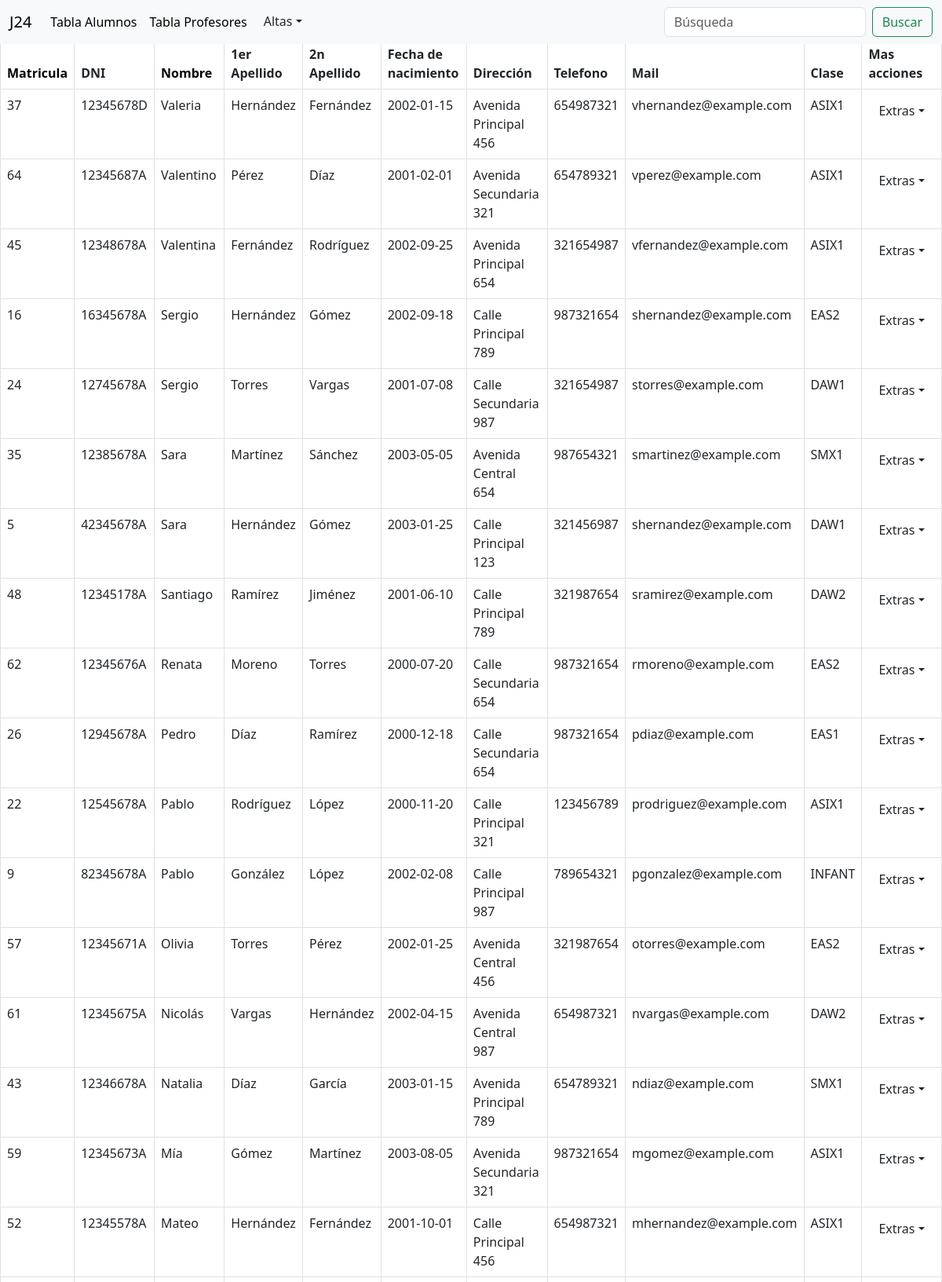
The app's page /views/view1.php?orderBy=nombre (signed in, upper part) with its own data.
### tables this page shows
CREATE TABLE TB_ALUMNOS (
Matricula INT NOT NULL PRIMARY KEY AUTO_INCREMENT,
DNI VARCHAR(9) NULL,
Nombre VARCHAR(15) NULL,
Apellidoalumno VARCHAR(30) NULL,
Apellido2alumno VARCHAR(30) NULL,
FechaNacimiento DATE NULL,
Dirección VARCHAR(30) NULL,
Telefono VARCHAR(9) NULL,
Email VARCHAR(50) NULL,
IdClase INT NULL,
CONSTRAINT IdClase1 FOREIGN KEY (IdClase)
REFERENCES TB_CLASE (IdClase)
);

CREATE TABLE TB_CLASE (
IdClase INT NOT NULL PRIMARY KEY AUTO_INCREMENT,
Nombreclase VARCHAR(50) NULL,
IdCiclo INT NULL,
Tutor INT NULL,
CONSTRAINT IdProfesor1 FOREIGN KEY (Tutor)
REFERENCES TB_PROFESOR (IdProfesor),
CONSTRAINT IdCiclo1 FOREIGN KEY (IdCiclo)
REFERENCES TB_CICLO (IdCiclo)
);

### views/view1.php (the view, shortened to what this page needs)
<?php
include  "../includes/conexion.php";
?>
<!DOCTYPE html>
<html lang="en">
<head>
    <link rel="stylesheet" href="../css/styles.css">
    <link href="https://cdn.jsdelivr.net/npm/bootstrap@5.3.0-alpha3/dist/css/bootstrap.min.css" rel="stylesheet">
</head>
<body>
<nav class="navbar navbar-expand-lg bg-body-tertiary fixed-top">
    <div class="container-fluid">
        <a class="navbar-brand" href="#">J24</a>
        <div class="collapse navbar-collapse" id="navbarSupportedContent">
            <ul class="navbar-nav me-auto mb-2 mb-lg-0">
                <li class="nav-item">
                <a class="nav-link active" aria-current="page" href="#" onclick="showAlumnosTable()">Tabla Alumnos</a>
                </li>
                <li class="nav-item">
                    <a class="nav-link active" href="#" onclick="showProfesoresTable()">Tabla Profesores</a>
                </li>
                <li class="nav-item dropdown">
                <div class="btn-group">
                    <button class="btn dropdown-toggle" type="button" data-bs-toggle="dropdown" aria-expanded="page">Altas</button>
                </div>
                </li>
            </ul>
            <form class="d-flex" role="search" method="GET" action="<?php echo $_SERVER['PHP_SELF']; ?>">
                <input class="form-control me-2" type="search" name="search" placeholder="Búsqueda" aria-label="Search" value="<?php echo isset($_GET['search']) ? $_GET['search'] : ''; ?>">
                <button class="btn btn-outline-success" type="submit" name="submit">Buscar</button>
            </form>
        </div>
    </div>
</nav>
<br>
<br>
<table class="table table-bordered" id="tablaAlumnos" onclick="showAlumnosTable()" style="display: none;" >
    <thead>
        <tr>
            <th><a href="?orderBy=<?php echo (isset($_GET['orderBy']) && $_GET['orderBy'] === 'matricula') ? 'matricula_desc' : 'matricula'; ?>" class="no-decoration" onclick="showAlumnosTable()">Matricula</a></th>
            <th>DNI</th>
            <th><a href="?orderBy=<?php echo (isset($_GET['orderBy']) && $_GET['orderBy'] === 'nombre') ? 'nombre_desc' : 'nombre'; ?>" class="no-decoration" onclick="showAlumnosTable()">Nombre</a></th>
            <th>1er Apellido</th>
            <th>2n Apellido</th>
            <th>Fecha de nacimiento</th>
            <th>Dirección</th>
            <th>Telefono</th>
            <th>Mail</th>
            <th>Clase</th>
            <th>Mas acciones</th>
        </tr>
    </thead>
    <tbody>
    <?php
    $search = isset($_GET['search']) ? $_GET['search'] : '';
            if (!empty($search)) {
                $consulta = "SELECT a.Matricula, a.DNI, a.Nombre, a.Apellidoalumno, a.Apellido2alumno, a.FechaNacimiento, a.Dirección, a.Telefono, a.Email, c.Nombreclase
                FROM TB_ALUMNOS a
                INNER JOIN TB_CLASE c ON c.IdClase = a.IdClase WHERE Nombre LIKE '%$search%' OR Apellidoalumno LIKE '%$search%' OR DNI LIKE '%$search%' OR Apellido2alumno LIKE '%$search%' OR Dirección LIKE '%$search%' OR Telefono LIKE '%$search%' OR Email LIKE '%$search%' ";
                $resultado = $mysqli->query($consulta);
                $hideTable = true;
            } else if (isset($_GET['orderBy']) && $_GET['orderBy'] === 'nombre' ) {
                $consulta = "SELECT a.Matricula, a.DNI, a.Nombre, a.Apellidoalumno, a.Apellido2alumno, a.FechaNacimiento, a.Dirección, a.Telefono, a.Email, c.Nombreclase
                FROM TB_ALUMNOS a
                INNER JOIN TB_CLASE c ON c.IdClase = a.IdClase WHERE Nombre LIKE '%$search%' OR Apellidoalumno LIKE '%$search%' OR DNI LIKE '%$search%' OR Apellido2alumno LIKE '%$search%' OR Dirección LIKE '%$search%' OR Telefono LIKE '%$search%' OR Email LIKE '%$search%' ORDER BY Nombre DESC ";
            } else if (isset($_GET['orderBy']) && $_GET['orderBy'] === 'nombre_desc') {
                $consulta = "SELECT a.Matricula, a.DNI, a.Nombre, a.Apellidoalumno, a.Apellido2alumno, a.FechaNacimiento, a.Dirección, a.Telefono, a.Email, c.Nombreclase
                FROM TB_ALUMNOS a
                INNER JOIN TB_CLASE c ON c.IdClase = a.IdClase WHERE Nombre LIKE '%$search%' OR Apellidoalumno LIKE '%$search%' OR DNI LIKE '%$search%' OR Apellido2alumno LIKE '%$search%' OR Dirección LIKE '%$search%' OR Telefono LIKE '%$search%' OR Email LIKE '%$search%' ORDER BY Nombre ASC ";
                $resultado = $mysqli->query($consulta);
                $hideTable = true;
            } else if (isset($_GET['orderBy']) && $_GET['orderBy'] === 'matricula') {
                $consulta = "SELECT a.Matricula, a.DNI, a.Nombre, a.Apellidoalumno, a.Apellido2alumno, a.FechaNacimiento, a.Dirección, a.Telefono, a.Email, c.Nombreclase
                FROM TB_ALUMNOS a
                INNER JOIN TB_CLASE c ON c.IdClase = a.IdClase WHERE Nombre LIKE '%$search%' OR Apellidoalumno LIKE '%$search%' OR DNI LIKE '%$search%' OR Apellido2alumno LIKE '%$search%' OR Dirección LIKE '%$search%' OR Telefono LIKE '%$search%' OR Email LIKE '%$search%' ORDER BY Matricula DESC ";
                $resultado = $mysqli->query($consulta);
                $hideTable = true;
            } else if (isset($_GET['orderBy']) && $_GET['orderBy'] === 'matricula_desc') {
                $consulta = "SELECT a.Matricula, a.DNI, a.Nombre, a.Apellidoalumno, a.Apellido2alumno, a.FechaNacimiento, a.Dirección, a.Telefono, a.Email, c.Nombreclase
                FROM TB_ALUMNOS a
                INNER JOIN TB_CLASE c ON c.IdClase = a.IdClase WHERE Nombre LIKE '%$search%' OR Apellidoalumno LIKE '%$search%' OR DNI LIKE '%$search%' OR Apellido2alumno LIKE '%$search%' OR Dirección LIKE '%$search%' OR Telefono LIKE '%$search%' OR Email LIKE '%$search%'  ORDER BY Matricula ASC ";
                $resultado = $mysqli->query($consulta);
                $hideTable = true;
            } else {
                $consulta = "SELECT a.Matricula, a.DNI, a.Nombre, a.Apellidoalumno, a.Apellido2alumno, a.FechaNacimiento, a.Dirección, a.Telefono, a.Email, c.Nombreclase
                FROM TB_ALUMNOS a
                INNER JOIN TB_CLASE c ON c.IdClase = a.IdClase  ";
                $_SESSION['primeraVez'] = false;
                $resultado = $mysqli->query($consulta);
            }
            $resultado = $mysqli->query($consulta);
    if ($resultado->num_rows == 0) {
        echo '<tr><td colspan="11" style="vertical-align: middle;">No se encontraron resultados <button class="btn" style="margin-left: 60%;" onclick="mostrarTablaPorDefecto()">Mostrar todos los datos de la tabla</button></td></tr>';
    } else {
        $alu=0;
            while ($row = $resultado->fetch_array()) {
                $fila = "<tr>";
                $fila .= "<td id='alu_matricula_".$alu."'>" . $row["Matricula"] . "</td>";
                $fila .= "<td id='alu_dni_".$alu."'>" . $row["DNI"] . "</td>";
                $fila .= "<td id='alu_nombre_".$alu."'>" . $row["Nombre"] . "</td>";
                $fila .= "<td id='alu_apellido_".$alu."'>" . $row["Apellidoalumno"] . "</td>";
                $fila .= "<td id='alu_apellido2_".$alu."'>" . $row["Apellido2alumno"] . "</td>";
                $fila .= "<td id='alu_edad_".$alu."'>" . $row["FechaNacimiento"] . "</td>";
                $fila .= "<td id='alu_direccion_".$alu."'>" . $row["Dirección"] . "</td>";
                $fila .= "<td id='alu_telefono_".$alu."'>" . $row["Telefono"] . "</td>";
                $fila .= "<td id='alu_email_".$alu."'>" . $row["Email"] . "</td>";
                $fila .= "<td id='alu_clase_".$alu."'>" . $row["Nombreclase"] . "</td>";
                $fila .= "<td>
                    <div class='btn-group'>
                        <button class='btn dropdown-toggle' type='button' data-bs-toggle='dropdown' aria-expanded='page'>Extras</button>
                        <ul class='dropdown-menu' aria-labelledby='dropdownMenuButton'>
                            <li><a class='dropdown-item' onclick='getDataAlu(".$alu.")' data-bs-toggle='modal' data-bs-target='#EditarformularioAlumno'>Editar Alumnos</a></li>
                            <li><a class='dropdown-item' href='../includes/eliminarAlumno.php?id_alu=" . $row['Matricula'] . "' data-bs-toggle='modal'>Eliminar Alumno</a></li>
                        </ul>
                    </div>
                </td>";
                $fila .= "</tr>";
                echo $fila;
            }
    }
?>
    </tbody>
</table>
</body>
</html>

### css/styles.css (style rules this page uses)
html { height: 100%; }
.btn { color: white; font-size: 20px; background-color: rgba(0, 0, 0, 0); border: none; }
.no-decoration { text-decoration: none; color: black; }

### records on screen
tb_alumnos: Matricula "37", DNI "12345678D", Nombre "Valeria", Apellidoalumno "Hernández", Apellido2alumno "Fernández", FechaNacimiento "2002-01-15", Dirección "Avenida Principal 456", Telefono "654987321", Email "vhernandez@example.com", IdClase.Nombreclase "ASIX1"
tb_alumnos: Matricula "64", DNI "12345687A", Nombre "Valentino", Apellidoalumno "Pérez", Apellido2alumno "Díaz", FechaNacimiento "2001-02-01", Dirección "Avenida Secundaria 321", Telefono "654789321", Email "vperez@example.com", IdClase.Nombreclase "ASIX1"
tb_alumnos: Matricula "45", DNI "12348678A", Nombre "Valentina", Apellidoalumno "Fernández", Apellido2alumno "Rodríguez", FechaNacimiento "2002-09-25", Dirección "Avenida Principal 654", Telefono "321654987", Email "vfernandez@example.com", IdClase.Nombreclase "ASIX1"
tb_alumnos: Matricula "16", DNI "16345678A", Nombre "Sergio", Apellidoalumno "Hernández", Apellido2alumno "Gómez", FechaNacimiento "2002-09-18", Dirección "Calle Principal 789", Telefono "987321654", Email "shernandez@example.com", IdClase.Nombreclase "EAS2"
tb_alumnos: Matricula "24", DNI "12745678A", Nombre "Sergio", Apellidoalumno "Torres", Apellido2alumno "Vargas", FechaNacimiento "2001-07-08", Dirección "Calle Secundaria 987", Telefono "321654987", Email "storres@example.com", IdClase.Nombreclase "DAW1"
tb_alumnos: Matricula "35", DNI "12385678A", Nombre "Sara", Apellidoalumno "Martínez", Apellido2alumno "Sánchez", FechaNacimiento "2003-05-05", Dirección "Avenida Central 654", Telefono "987654321", Email "smartinez@example.com", IdClase.Nombreclase "SMX1"
tb_alumnos: Matricula "5", DNI "42345678A", Nombre "Sara", Apellidoalumno "Hernández", Apellido2alumno "Gómez", FechaNacimiento "2003-01-25", Dirección "Calle Principal 123", Telefono "321456987", Email "shernandez@example.com", IdClase.Nombreclase "DAW1"
tb_alumnos: Matricula "48", DNI "12345178A", Nombre "Santiago", Apellidoalumno "Ramírez", Apellido2alumno "Jiménez", FechaNacimiento "2001-06-10", Dirección "Calle Principal 789", Telefono "321987654", Email "sramirez@example.com", IdClase.Nombreclase "DAW2"
tb_alumnos: Matricula "62", DNI "12345676A", Nombre "Renata", Apellidoalumno "Moreno", Apellido2alumno "Torres", FechaNacimiento "2000-07-20", Dirección "Calle Secundaria 654", Telefono "987321654", Email "rmoreno@example.com", IdClase.Nombreclase "EAS2"
tb_alumnos: Matricula "26", DNI "12945678A", Nombre "Pedro", Apellidoalumno "Díaz", Apellido2alumno "Ramírez", FechaNacimiento "2000-12-18", Dirección "Calle Secundaria 654", Telefono "987321654", Email "pdiaz@example.com", IdClase.Nombreclase "EAS1"
tb_alumnos: Matricula "22", DNI "12545678A", Nombre "Pablo", Apellidoalumno "Rodríguez", Apellido2alumno "López", FechaNacimiento "2000-11-20", Dirección "Calle Principal 321", Telefono "123456789", Email "prodriguez@example.com", IdClase.Nombreclase "ASIX1"
tb_alumnos: Matricula "9", DNI "82345678A", Nombre "Pablo", Apellidoalumno "González", Apellido2alumno "López", FechaNacimiento "2002-02-08", Dirección "Calle Principal 987", Telefono "789654321", Email "pgonzalez@example.com", IdClase.Nombreclase "INFANT"
tb_alumnos: Matricula "57", DNI "12345671A", Nombre "Olivia", Apellidoalumno "Torres", Apellido2alumno "Pérez", FechaNacimiento "2002-01-25", Dirección "Avenida Central 456", Telefono "321987654", Email "otorres@example.com", IdClase.Nombreclase "EAS2"
tb_alumnos: Matricula "61", DNI "12345675A", Nombre "Nicolás", Apellidoalumno "Vargas", Apellido2alumno "Hernández", FechaNacimiento "2002-04-15", Dirección "Avenida Central 987", Telefono "654987321", Email "nvargas@example.com", IdClase.Nombreclase "DAW2"
tb_alumnos: Matricula "43", DNI "12346678A", Nombre "Natalia", Apellidoalumno "Díaz", Apellido2alumno "García", FechaNacimiento "2003-01-15", Dirección "Avenida Principal 789", Telefono "654789321", Email "ndiaz@example.com", IdClase.Nombreclase "SMX1"
tb_alumnos: Matricula "59", DNI "12345673A", Nombre "Mía", Apellidoalumno "Gómez", Apellido2alumno "Martínez", FechaNacimiento "2003-08-05", Dirección "Avenida Secundaria 321", Telefono "987321654", Email "mgomez@example.com", IdClase.Nombreclase "ASIX1"
tb_alumnos: Matricula "52", DNI "12345578A", Nombre "Mateo", Apellidoalumno "Hernández", Apellido2alumno "Fernández", FechaNacimiento "2001-10-01", Dirección "Calle Principal 456", Telefono "654987321", Email "mhernandez@example.com", IdClase.Nombreclase "ASIX1"
